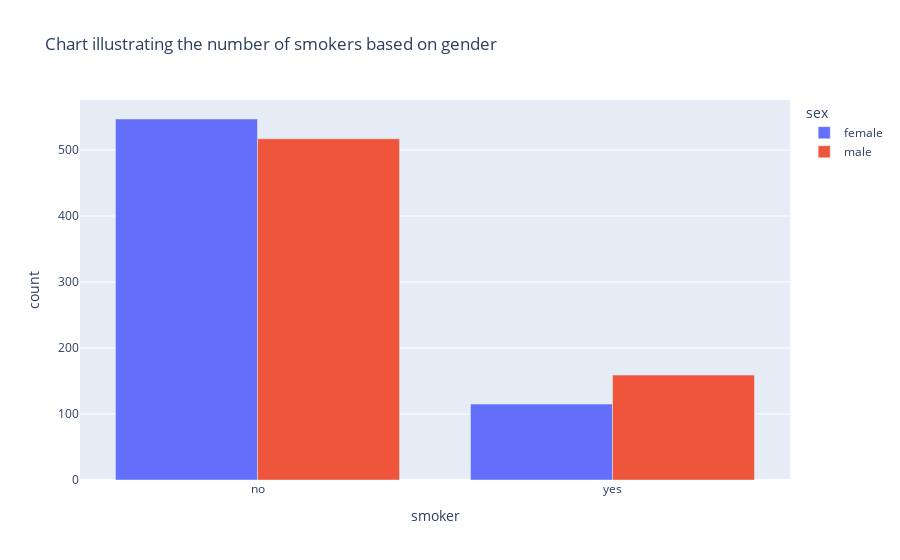

The notebook cell this image was saved under:
### Code cell
# Constructing a grouped bar chart illustrating the number of smokers based on gender
px.bar(smoker_sex, x="smoker", y="count", color="sex", title="Chart illustrating the number of smokers based on gender", barmode="group")

### Figure 1 — Plotly figure (JSON) as saved in the notebook; plotly's stock layout.template omitted (floating-point values rounded to 4 significant figures)
{"data": [{"alignmentgroup": "True", "hovertemplate": "sex=female<br>smoker=%{x}<br>count=%{y}<extra></extra>", "legendgroup": "female", "marker": {"color": "#636efa", "pattern": {"shape": ""}}, "name": "female", "offsetgroup": "female", "orientation": "v", "showlegend": true, "textposition": "auto", "type": "bar", "x": ["no", "yes"], "xaxis": "x", "y": [547, 115], "yaxis": "y"}, {"alignmentgroup": "True", "hovertemplate": "sex=male<br>smoker=%{x}<br>count=%{y}<extra></extra>", "legendgroup": "male", "marker": {"color": "#EF553B", "pattern": {"shape": ""}}, "name": "male", "offsetgroup": "male", "orientation": "v", "showlegend": true, "textposition": "auto", "type": "bar", "x": ["no", "yes"], "xaxis": "x", "y": [517, 159], "yaxis": "y"}], "layout": {"barmode": "group", "legend": {"title": {"text": "sex"}, "tracegroupgap": 0}, "title": {"text": "Chart illustrating the number of smokers based on gender"}, "xaxis": {"anchor": "y", "domain": [0, 1], "title": {"text": "smoker"}}, "yaxis": {"anchor": "x", "domain": [0, 1], "title": {"text": "count"}}}}
